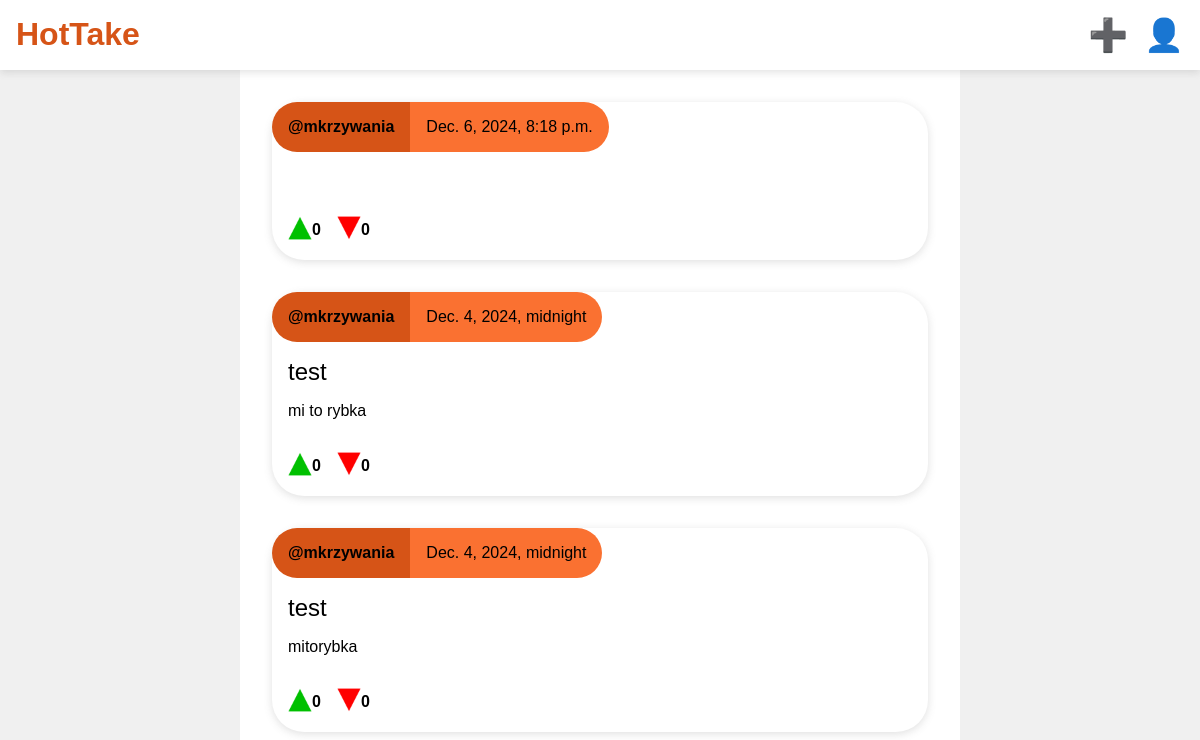
Page /home/ (signed in) on the earlier database version.
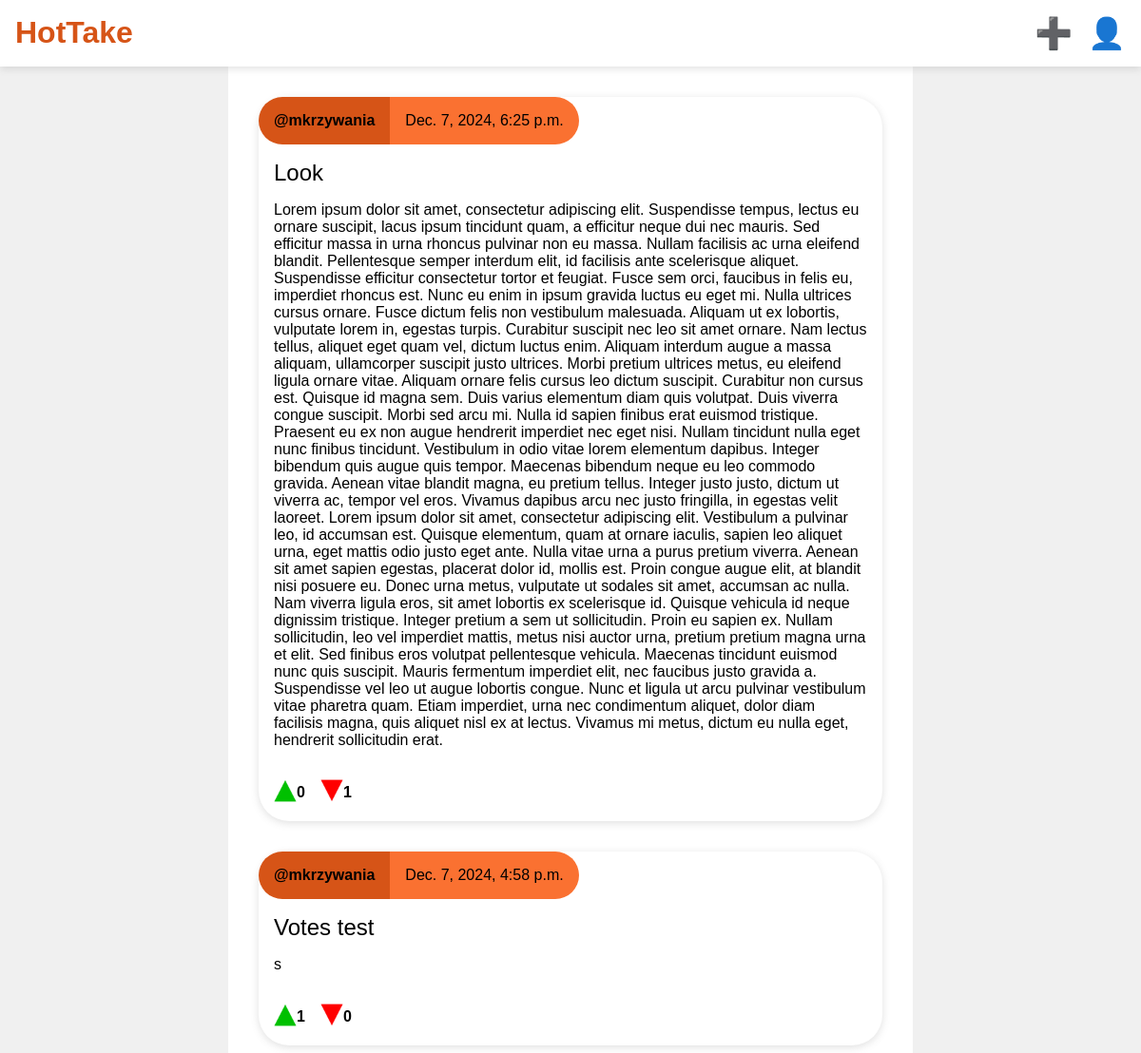
Same page on the later database version.
### app/models.py (models this page shows, shortened)
class Post(models.Model):
    author = models.ForeignKey(User, on_delete=models.CASCADE)
    title = models.CharField(max_length=50)
    body = models.TextField()
    date = models.DateTimeField()
    upvotes = models.IntegerField(default = 0)
    downvotes = models.IntegerField(default = 0)
    voters = JSONField(default=dict);

### app/views.py (the view, shortened to what this page needs)
# urls.py: path('home/', views.home, name='home'),
def home(request):
    template = loader.get_template('app/posts.html')
    posts = Post.objects.all().order_by('-date')
    context = {
        'posts':posts,
        'user':request.user
    }
    return HttpResponse(template.render(context, request))

### app/templates/app/posts.html (shortened to what this page needs)
{% extends "app/home.html" %}
{% load static %}
{% block content %}
{% for post in posts %}
<div class="post">
    <div class="info">
        <div class="author">
            <a href={% url 'user_info' username=post.author.username %}>@{{ post.author }}</a>
        </div>
        <div class="date">
            {{ post.date }}
        </div>
    </div>
    <div class="post-content">
        <div class="title">
            {{ post.title }}
        </div>
        <div class="post-body">
            {{ post.body }}
        </div>
    </div>
    <div class="votes">
        <div class="upvote" data-post-id="{{ post.id }}">
            <div class="symbol"><img src="{% static 'app/img/trianglegreen.png' %}" alt="upvote"></div>
            <div class="count">{{ post.upvotes }}</div>
        </div>
        <div class="downvote" data-post-id="{{ post.id }}">
            <div class="symbol"><img src="{% static 'app/img/trianglered.png' %}" alt="downvote"></div>
            <div class="count">{{ post.downvotes }}</div>
        </div>
    </div>
</div>
{% endfor %}
{% endblock %}

### app/templates/app/home.html (shortened to what this page needs)
{% load static %}
<!DOCTYPE html>
<html lang="en">
<head>
    <link rel="stylesheet" href=" {% static 'app/css/main.css' %} ">
</head>
<body>
    <div class="wrapper">
        <div class="header">
            <div class="title"><a href={{"/home/"}}>HotTake</a></div>
            <div class="menu">
                <a href={{"/create/"}}>➕</a>
                <a href="{% url 'user_info' username=user %}">👤</a>
            </div>
        </div>
        <div class="body">
            <div class="article">
                {% block content %}{% endblock %}
            </div>
        </div>
    </div>
</body>
</html>

### app/static/app/css/main.css (style rules this page uses)
html, body { height: 100%; margin: 0; }
* { box-sizing: border-box; font-family: Arial, Helvetica, sans-serif; }
.wrapper { height: 100%; display: flex; flex-direction: column; }
.wrapper .header { padding: 1rem; font-size: 2rem; font-weight: 800; box-shadow: rgba(99, 99, 99, 0.2) 0px 2px 8px 0px; z-index: 1; display: flex; flex-direction: row; }
.wrapper .header .title { width: 50%; }
.wrapper .header .title a { text-decoration: none !important; color: rgb(214, 84, 23) !important; }
.wrapper .header .menu { width: 50%; display: flex; flex-direction: row; justify-content: flex-end; }
.wrapper .header .menu a { text-decoration: none; margin: 0 0 0 1rem; }
.wrapper .body { justify-content: flex-start; }
.wrapper .body .article { width: 60%; height: 100%; background-color: white; padding: 2rem; display: flex; align-items: center; justify-content: flex-start; flex-direction: column; flex: 1; }
.wrapper .body .article .post { width: 100%; display: flex; justify-content: flex-start; align-items: flex-start; flex-direction: column; margin: 0 0 2rem 0; border-radius: 2rem; box-shadow: rgba(99, 99, 99, 0.2) 0px 2px 8px 0px; }
.wrapper .body .article .post a { text-decoration: none; color: black; }
.wrapper .body .article .post .info { display: flex; flex-direction: row; border-radius: 2rem; overflow: hidden; }
.wrapper .body .article .post .info .author { font-weight: 800; background-color: rgb(214, 84, 23); padding: 1rem; }
.wrapper .body .article .post .info .date { background-color: rgb(250, 113, 49); padding: 1rem; }
.wrapper .body .article .post .title { font-size: 1.5rem; margin: 0 0 1rem 0; }
.wrapper .body .article .post .post-content { width: 100%; padding: 1rem; }
.wrapper .body .article .post .votes, .wrapper .body .article .post .downvote, .wrapper .body .article .post .upvote { display: flex; user-select: none; }
.wrapper .body .article .post .votes .upvote, .wrapper .body .article .post .votes .downvote { justify-content: center; align-items: center; }
.wrapper .body .article .post .votes .upvote { margin-right: 1rem; }
.wrapper .body .article .post .votes { font-weight: 800; padding: 1rem; }
.wrapper .body .article .post .votes img { width: 1.5rem; height: 1.5rem; }
.wrapper .body .article .post .votes .upvote img { transform: scaleY(-1); }
.wrapper .body, .wrapper .login-wrapper { flex-grow: 1; background-color: rgb(240, 240, 240); display: flex; flex-direction: column; align-items: center; }

Differences in the rows shown:
removed Post: author "mkrzywania", date "Dec. 6, 2024, 8:18 p.m.", upvotes "0", downvotes "0"
removed Post: author "mkrzywania", date "Dec. 4, 2024, midnight", title "test", body "mi to rybka", upvotes "0", downvotes "0"
removed Post: author "mkrzywania", date "Dec. 4, 2024, midnight", title "test", body "mitorybka", upvotes "0", downvotes "0"
added Post: author "mkrzywania", date "Dec. 7, 2024, 6:25 p.m.", title "Look", body "Lorem ipsum dolor sit amet, consectetur adipiscing elit. Suspendisse tempus, lectus eu ornare suscipit, lacus ipsum tincidunt quam, a efficitur neque dui nec mauris. Sed efficitur massa in urna rhoncus pulvinar non eu massa. Nullam facilisis ac urna eleifend blandit. Pellentesque semper interdum elit, id facilisis ante scelerisque aliquet. Suspendisse efficitur consectetur tortor et feugiat. Fusce sem orci, faucibus in felis eu, imperdiet rhoncus est. Nunc eu enim in ipsum gravida luctus eu eget mi. Nulla ultrices cursus ornare. Fusce dictum felis non vestibulum malesuada. Aliquam ut ex lobortis, vulputate lorem in, egestas turpis. Curabitur suscipit nec leo sit amet ornare. Nam lectus…", upvotes "0", downvotes "1"
added Post: author "mkrzywania", date "Dec. 7, 2024, 4:58 p.m.", title "Votes test", body "s", upvotes "1", downvotes "0"
